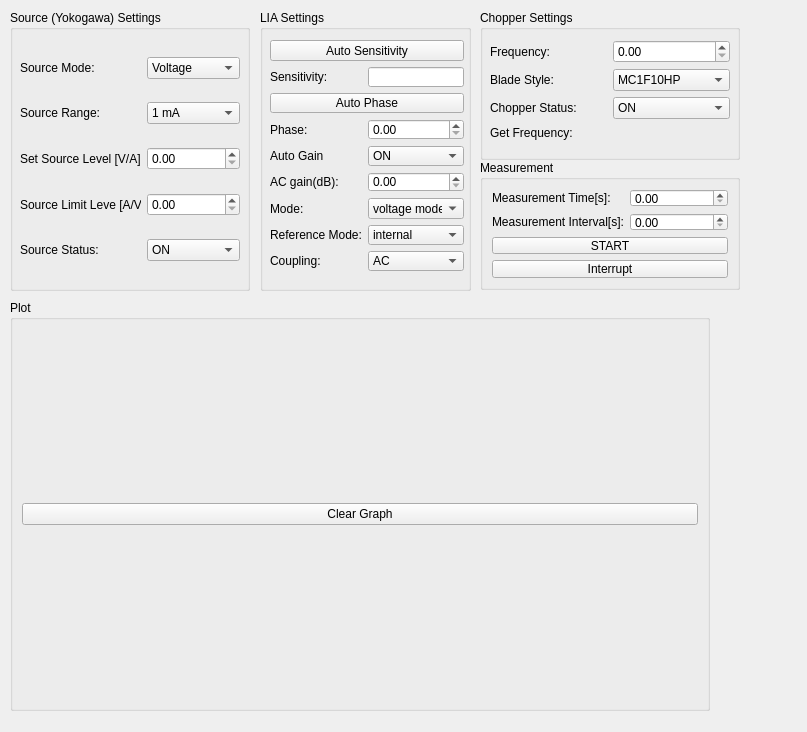
<?xml version="1.0" encoding="UTF-8"?>
<ui version="4.0">
 <class>Form</class>
 <widget class="QWidget" name="Form">
  <property name="sizePolicy">
   <sizepolicy hsizetype="MinimumExpanding" vsizetype="Ignored">
    <horstretch>0</horstretch>
    <verstretch>0</verstretch>
   </sizepolicy>
  </property>
  <property name="geometry">
   <rect>
    <x>0</x>
    <y>0</y>
    <width>807</width>
    <height>732</height>
   </rect>
  </property>
  <property name="windowTitle">
   <string>Form</string>
  </property>
  <widget class="QGroupBox" name="groupBox">
   <property name="geometry">
    <rect>
     <x>10</x>
     <y>10</y>
     <width>240</width>
     <height>281</height>
    </rect>
   </property>
   <property name="title">
    <string>Source (Yokogawa) Settings</string>
   </property>
   <widget class="QWidget" name="gridLayoutWidget_3">
    <property name="geometry">
     <rect>
      <x>10</x>
      <y>30</y>
      <width>220</width>
      <height>241</height>
     </rect>
    </property>
    <layout class="QGridLayout" name="gridLayout_3">
     <item row="1" column="0">
      <widget class="QLabel" name="sourceMode_label">
       <property name="text">
        <string>Source Mode:</string>
       </property>
      </widget>
     </item>
     <item row="1" column="1">
      <widget class="QComboBox" name="sourceMode_comboBox">
       <item>
        <property name="text">
         <string>Voltage</string>
        </property>
       </item>
       <item>
        <property name="text">
         <string>Current</string>
        </property>
       </item>
      </widget>
     </item>
     <item row="2" column="0">
      <widget class="QLabel" name="sourceRange_label">
       <property name="text">
        <string>Source Range:</string>
       </property>
      </widget>
     </item>
     <item row="2" column="1">
      <widget class="QComboBox" name="sourceRange_comboBox">
       <property name="maxVisibleItems">
        <number>10</number>
       </property>
       <item>
        <property name="text">
         <string>1 mA</string>
        </property>
       </item>
       <item>
        <property name="text">
         <string>200 mA</string>
        </property>
       </item>
       <item>
        <property name="text">
         <string>10 mV/mA</string>
        </property>
       </item>
       <item>
        <property name="text">
         <string>100 mV/mA</string>
        </property>
       </item>
       <item>
        <property name="text">
         <string>1 V</string>
        </property>
       </item>
       <item>
        <property name="text">
         <string>10 V</string>
        </property>
       </item>
       <item>
        <property name="text">
         <string>30 V</string>
        </property>
       </item>
      </widget>
     </item>
     <item row="3" column="0">
      <widget class="QLabel" name="setSource_label">
       <property name="text">
        <string>Set Source Level [V/A]:</string>
       </property>
      </widget>
     </item>
     <item row="3" column="1">
      <widget class="QDoubleSpinBox" name="setSource_doubleSpinBox"/>
     </item>
     <item row="4" column="0">
      <widget class="QLabel" name="voltageLimit_label">
       <property name="text">
        <string>Source Limit Leve [A/V]l:</string>
       </property>
      </widget>
     </item>
     <item row="4" column="1">
      <widget class="QDoubleSpinBox" name="limitLevel_doubleSpinBox"/>
     </item>
     <item row="5" column="0">
      <widget class="QLabel" name="on_off_label">
       <property name="text">
        <string>Source Status:</string>
       </property>
      </widget>
     </item>
     <item row="5" column="1">
      <widget class="QComboBox" name="source_on_off_comboBox1">
       <item>
        <property name="text">
         <string>ON</string>
        </property>
       </item>
       <item>
        <property name="text">
         <string>OFF</string>
        </property>
       </item>
      </widget>
     </item>
    </layout>
   </widget>
  </widget>
  <widget class="QGroupBox" name="groupBox_3">
   <property name="geometry">
    <rect>
     <x>260</x>
     <y>10</y>
     <width>211</width>
     <height>281</height>
    </rect>
   </property>
   <property name="title">
    <string>LIA Settings</string>
   </property>
   <widget class="QWidget" name="gridLayoutWidget_2">
    <property name="geometry">
     <rect>
      <x>10</x>
      <y>30</y>
      <width>194</width>
      <height>231</height>
     </rect>
    </property>
    <layout class="QGridLayout" name="gridLayout_2">
     <item row="0" column="0" colspan="2">
      <widget class="QPushButton" name="set_auto_sensitivity">
       <property name="text">
        <string>Auto Sensitivity</string>
       </property>
       <property name="toolTip">
        <string>
If you want to use auto sensitivity value, make sure sensitivity value below is zero.
Recommended order for setting auto values: 1. Auto Sensitivity, 2. Auto Phase
        </string>
       </property>
      </widget>
     </item>
     <item row="1" column="0">
      <widget class="QLabel" name="label_sensitivity">
       <property name="text">
        <string>Sensitivity:</string>
       </property>
       <property name="toolTip">
        <string>
When in voltage measurement mode, valid values are discrete values from 2 nV to 1 V.
When in current measurement mode, valid values are discrete values from 2 fA to 1 µA (for normal current mode)
or up to 10 nA (for low noise current mode).
        </string>
       </property>
      </widget>
     </item>
     <item row="1" column="1">
      <widget class="QLineEdit" name="sensitivity_doubleSpinBox"/>
     </item>
     <item row="2" column="0" colspan="2">
      <widget class="QPushButton" name="set_auto_phase">
       <property name="text">
        <string>Auto Phase</string>
       </property>
       <property name="toolTip">
        <string>If you want to use auto phase value, make sure phase value below is zero.</string>
       </property>
      </widget>
     </item>
     <item row="3" column="0">
      <widget class="QLabel" name="label_phase">
       <property name="text">
        <string>Phase:</string>
       </property>
       <property name="toolTip">
        <string>Valid values are floating point numbers between 0 - 360 degrees.</string>
       </property>
      </widget>
     </item>
     <item row="3" column="1">
      <widget class="QDoubleSpinBox" name="phase_doubleSpinBox"/>
     </item>
     <item row="4" column="0">
      <widget class="QLabel" name="label_auto_gain">
       <property name="text">
        <string>Auto Gain</string>
       </property>
       <property name="toolTip">
        <string>If you are using Auto Gain, make sure gain value below is zero.</string>
       </property>
      </widget>
     </item>
     <item row="4" column="1">
      <widget class="QComboBox" name="set_auto_gain">
       <item>
        <property name="text">
         <string>ON</string>
        </property>
       </item>
       <item>
        <property name="text">
         <string>OFF</string>
        </property>
       </item>
      </widget>
     </item>
     <item row="5" column="0">
      <widget class="QLabel" name="gain_label">
       <property name="text">
        <string>AC gain(dB):</string>
       </property>
      </widget>
     </item>
     <item row="5" column="1">
      <widget class="QDoubleSpinBox" name="gain_doubleSpinBox"/>
     </item>
     <item row="6" column="0">
      <widget class="QLabel" name="imode_label">
       <property name="text">
        <string>Mode:</string>
       </property>
      </widget>
     </item>
     <item row="6" column="1">
      <widget class="QComboBox" name="imode_comboBox">
       <item>
        <property name="text">
         <string>voltage mode</string>
        </property>
       </item>
       <item>
        <property name="text">
         <string>``current mode</string>
        </property>
       </item>
       <item>
        <property name="text">
         <string>low noise current mode</string>
        </property>
       </item>
      </widget>
     </item>
     <item row="7" column="0">
      <widget class="QLabel" name="imode_label">
       <property name="text">
        <string>Reference Mode:</string>
       </property>
      </widget>
     </item>
     <item row="7" column="1">
      <widget class="QComboBox" name="reference_comboBox">
       <item>
        <property name="text">
         <string>internal</string>
        </property>
       </item>
       <item>
        <property name="text">
         <string>external rear</string>
        </property>
       </item>
       <item>
        <property name="text">
         <string>external front</string>
        </property>
       </item>
      </widget>
     </item>
     <item row="8" column="0">
      <widget class="QLabel" name="coupling_label">
       <property name="text">
        <string>Coupling:</string>
       </property>
      </widget>
     </item>
     <item row="8" column="1">
      <widget class="QComboBox" name="coupling_comboBox">
       <item>
        <property name="text">
         <string>AC</string>
        </property>
       </item>
       <item>
        <property name="text">
         <string>DC</string>
        </property>
       </item>
      </widget>
     </item>
    </layout>
   </widget>
  </widget>
  <widget class="QGroupBox" name="plot_groupBox">
   <property name="geometry">
    <rect>
     <x>10</x>
     <y>300</y>
     <width>700</width>
     <height>411</height>
    </rect>
   </property>
   <property name="title">
    <string>Plot</string>
   </property>
   <layout class="QHBoxLayout" name="verticalLayout_3">
    <item>
     <widget class="QPushButton" name="clear_graph_button">
      <property name="text">
       <string>Clear Graph</string>
      </property>
     </widget>
    </item>
   </layout>
  </widget>
  <widget class="QGroupBox" name="groupBox_4">
   <property name="geometry">
    <rect>
     <x>480</x>
     <y>10</y>
     <width>260</width>
     <height>150</height>
    </rect>
   </property>
   <property name="title">
    <string>Chopper Settings</string>
   </property>
   <widget class="QWidget" name="gridLayoutWidget_4">
    <property name="geometry">
     <rect>
      <x>10</x>
      <y>30</y>
      <width>240</width>
      <height>100</height>
     </rect>
    </property>
    <layout class="QGridLayout" name="gridLayout_4">
     <item row="1" column="1">
      <widget class="QDoubleSpinBox" name="frequency_doubleSpinBox"/>
     </item>
     <item row="1" column="0">
      <widget class="QLabel" name="frequency_label">
       <property name="text">
        <string>Frequency: </string>
       </property>
      </widget>
     </item>
     <item row = "2" column ="0">
        <widget class="QLabel" name="blade_style_label">
         <property name="text">
            <string>Blade Style: </string>
         </property>
         <property name="toolTip">
            <string>MC1F10HP: 20Hz-10kHz | MC1F2: 4Hz-200Hz</string>
         </property>
        </widget>
     </item>
     <item row= "2" column = "1">
        <widget class="QComboBox" name="bladeType_comboBox">
         <item>
            <property name="text">
               <string>MC1F10HP</string>
            </property>
         </item>
         <item>
            <property name="text">
               <string>MC1F2</string>
            </property>
         </item>
        </widget>
     </item>
     <item row = "3" column ="0">
        <widget class="QLabel" name="chopper_status_label">
         <property name="text">
            <string>Chopper Status: </string>
         </property>
        </widget>
     </item>
     <item row= "3" column = "1">
        <widget class="QComboBox" name="chopper_on_off_comboBox">
         <item>
            <property name="text">
               <string>ON</string>
            </property>
         </item>
         <item>
            <property name="text">
               <string>OFF</string>
            </property>
         </item>
        </widget>
     </item>
     <item row = "4" column ="0">
        <widget class="QLabel" name="get_Frequency_label">
         <property name="text">
            <string>Get Frequency: </string>
         </property>
        </widget>
     </item>
     <item row = "4" column ="1">
        <widget class="QLabel" name="get_Frequency_Text">
         <property name="text">
          <string></string>
         </property>
        </widget>
     </item>
    </layout>
   </widget>
  </widget>
  <widget class="QGroupBox">
   <property name="geometry">
    <rect>
     <x>480</x>
     <y>160</y>
     <width>260</width>
     <height>130</height>
    </rect>
   </property>
   <property name="title">
    <string>Measurement</string>
   </property>
   <layout class="QGridLayout" name="gridLayout_4">
    <item row="0" column="0">
     <widget class="QLabel" name="label">
      <property name="text">
       <string>Measurement Time[s]:</string>
      </property>
     </widget>
    </item>
    <item row="0" column="1">
     <widget class="QDoubleSpinBox" name="measurementTime_doubleSpinBox"/>
    </item>
    <item row="1" column="0">
     <widget class="QLabel" name="label_2">
      <property name="text">
       <string>Measurement Interval[s]:</string>
      </property>
     </widget>
    </item>
    <item row="1" column="1">
     <widget class="QDoubleSpinBox" name="measurementInterval_doubleSpinBox">
     </widget>
    </item>
    <item row="3" column="0" colspan="2">
     <widget class="QPushButton" name="start_Button">
       <property name="text">
        <string>START</string>
       </property>
     </widget>
    </item>
    <item row="4" column="0" colspan="2">
     <widget class="QPushButton" name="interrupt_Button">
       <property name="text">
        <string>Interrupt</string>
       </property>
     </widget>
    </item>
   </layout>
  </widget>
 </widget>
 <resources/>
 <connections/>
</ui>
